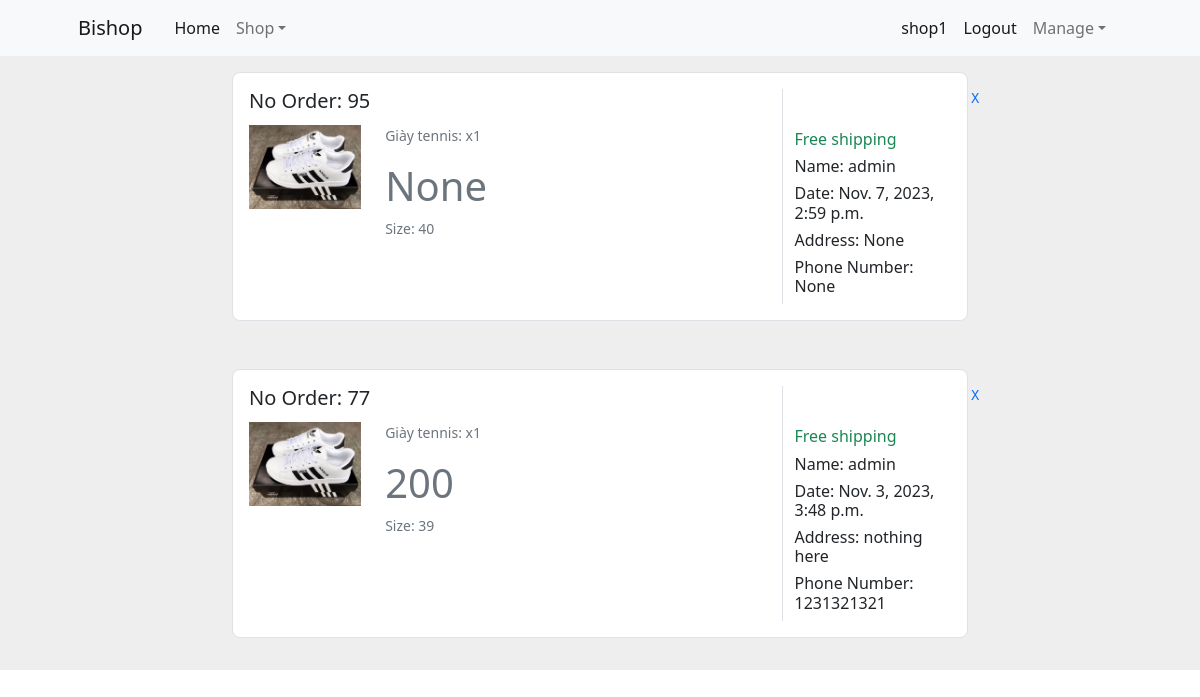
/customerOrder (signed in), run on the app's committed database.
### home/models.py (models this page shows, shortened)
class Order(models.Model):
    account = models.ForeignKey(Account, on_delete=models.CASCADE,null=True)
    created_at = models.DateTimeField(auto_now_add=True)
    total_amount = models.IntegerField(null=True)
    address = models.CharField(max_length=10000, null=True, blank=True)
    phoneNumber = models.CharField(max_length=100, null=True, blank=True)
    status = models.IntegerField(default=0)
    show = models.IntegerField(default=0)
    show1 = models.IntegerField(default=0)

class OrderItem(models.Model):
    order = models.ForeignKey(Order, on_delete=models.CASCADE,null = True)
    product = models.ForeignKey(Product, on_delete=models.CASCADE)
    quantity = models.PositiveIntegerField(default=1)
    price = models.IntegerField()
    total_price = models.IntegerField(null=True)
    size = models.CharField(max_length=100, null=True, blank=True)

class Product(models.Model):
    name = models.CharField(max_length=100)
    description = models.TextField()
    price = models.IntegerField()
    sale = models.IntegerField(null=True)
    category = models.ForeignKey(Category, on_delete=models.CASCADE)
    image = models.ImageField(null= True, blank= True)
    sellerId = models.ForeignKey(Account, on_delete=models.CASCADE,null=True)
    sizes = models.CharField(max_length=100000,null=True)
    sell = models.IntegerField(default=0,null=True)

class Account(models.Model):
    user = models.OneToOneField(User, on_delete=models.CASCADE)
    address = models.CharField(max_length=10000, null=True, blank=True)
    phoneNumber = models.CharField(max_length=100, null=True, blank=True)
    is_Sell= models.IntegerField(default=0)
    is_Admin = models.IntegerField(default=0)
    def __str__(self):
        return self.user.username

### home/views.py (the view)
# urls.py: path('customerOrder', views.customerOrder, name = 'customerOrder'),
def customerOrder(request):
    if request.user.is_authenticated:
        user = request.user.account
        orders = Order.objects.filter(orderitem__product__sellerId=user).order_by('-id')
        context = {'orders': orders, 'profile': user}
        return render(request, 'customerOrder.html', context)
    return redirect('login')

### templates/customerOrder.html (shortened to what this page needs)
{% load static %}
<!DOCTYPE html>
<html lang="en">
    <head>
        <link href="https://cdn.jsdelivr.net/npm/bootstrap-icons@1.5.0/font/bootstrap-icons.css" rel="stylesheet" />
        <link href="{% static 'css/styles.css'%}" rel="stylesheet" />
    </head>
    <body>
        <nav class="navbar navbar-expand-lg navbar-light bg-light sticky-top">
            <div class="container px-4 px-lg-5">
                <a class="navbar-brand mx-auto" href="{% url "index" %}">Bishop</a>
                <div class="collapse navbar-collapse mx-auto" id="navbarSupportedContent">
                    <ul class="navbar-nav me-auto mb-2 mb-lg-0 ms-lg-4">
                        <li class="nav-item">
                            <a class="nav-link active" aria-current="page" href="{% url "index" %}">Home</a>
                        </li>
                        <li class="nav-item dropdown">
                            <a class="nav-link dropdown-toggle" id="navbarDropdown" href="#" role="button" data-bs-toggle="dropdown" aria-expanded="false">Shop</a>
                        </li>
                    </ul>
                    <ul class="navbar-nav mb-0 me-2">
                        {% if user.is_authenticated %}
                        <li class="nav-item">
                          <a class="nav-link active" aria-current="page" href="{% url "profile" %}">{{user.username}}</a>
                        </li>
                        <li class="nav-item">
                          <a class="nav-link active" aria-current="page" href="{% url "logout" %}">Logout</a>
                        </li>
                        <li class="nav-item dropdown">
                            <a class="nav-link dropdown-toggle" id="navbarDropdown" href="#" role="button" data-bs-toggle="dropdown" aria-expanded="false">Manage</a>
                        </li>
                        {% endif %}
                    </ul>
                </div>
            </div>
        </nav>
        <section style="background-color: #eee;">
            {% for order in orders %}
            {% if order.show1 == 0 %}
            <div class="container py-3">
              <div class="row justify-content-center mb-3">
                <div class="col-md-12 col-xl-8">
                  <div class="card shadow-0 border rounded-3">
                    <div class="card-body">
                      <div class="row">
                        <div class="col-md-6 col-lg-9 col-xl-9">
                          <h5 class="font-weight-bold">No Order: {{order.id}}</h5>
                          <div class="mt-1 mb-0 text-muted small">
                              {% for orderitem in order.orderitem_set.all %}
                                {% if orderitem.product.sellerId == profile %}
                                  <div class="row">
                                    <div class="col-md-4 col-lg-3">
                                      <img src="{{ orderitem.product.image.url }}" class="img-fluid" style="width: 150px;" alt="Product Image">
                                    </div>
                                    <div class="col-md-8 col-lg-9">
                                      <p class="font-weight-bold">{{ orderitem.product.name }}: x{{ orderitem.quantity }}</p>
                                      <h1 class="font-weight-bold">{{orderitem.total_price}}</h1>
                                      <p class="font-weight-bold">Size: {{orderitem.size}}</p>
                                    </div>
                                  </div>
                                {% endif %}
                              {% endfor %}
                          </div>
                        </div>
                        <div class="col-md-6 col-lg-3 col-xl-3 border-sm-start-none border-start">
                          <div class="d-flex flex-row align-items-center mb-1">
                            <a style="text-decoration: none;" href = "{% url "hiddenOrder1" %}?orderId={{order.id}}"><pre>                     X</pre></a>
                          </div>
                          <h6 class="text-success">Free shipping</h6>
                          <h6>Name: {{order.account}}</h6>
                          <h6>Date: {{order.created_at}}</h6>
                          <h6>Address: {{order.address}}</h6>
                          <h6>Phone Number: {{order.phoneNumber}}</h6>
                        </div>
                      </div>
                    </div>
                  </div>
                </div>
              </div>
            </div>
            {% endif %}
            {% endfor %}
          </section>
    </body>
</html>

### data on the page
Order: id "95", account "admin", created_at "Nov. 7, 2023, 2:59 p.m.", address "None", phoneNumber "None"
OrderItem: product.image (picture), product.name "Giày tennis", quantity "1", total_price "None", size "40"
Order: id "77", account "admin", created_at "Nov. 3, 2023, 3:48 p.m.", address "nothing here", phoneNumber "1231321321"
OrderItem: product.image (picture), product.name "Giày tennis", quantity "1", total_price "200", size "39"

### other printed values
{{ user.username }} "shop1"
